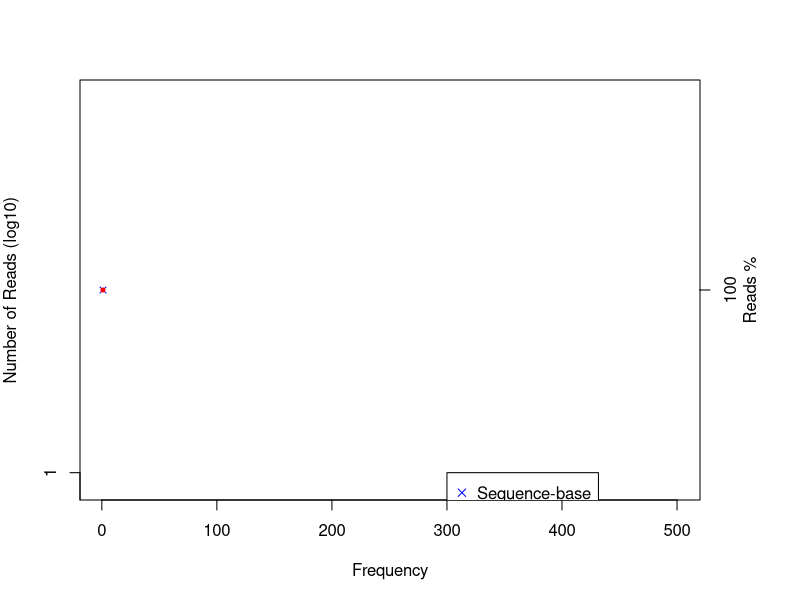

This figure's R source:
pdf('output.DupRate_plot.pdf')
par(mar=c(5,4,4,5),las=0)
seq_occ=c(1)
seq_uniqRead=c(40)
pos_occ=c(1)
pos_uniqRead=c(40)
plot(pos_occ,log10(pos_uniqRead),ylab='Number of Reads (log10)',xlab='Frequency',pch=4,cex=0.8,col='blue',xlim=c(1,500),yaxt='n')
points(seq_occ,log10(seq_uniqRead),pch=20,cex=0.8,col='red')
ym=floor(max(log10(pos_uniqRead)))
legend(300,ym,legend=c('Sequence-base','Mapping-base'),col=c('blue','red'),pch=c(4,20))
axis(side=2,at=0:ym,labels=0:ym)
axis(side=4,at=c(log10(pos_uniqRead[1]),log10(pos_uniqRead[2]),log10(pos_uniqRead[3]),log10(pos_uniqRead[4])), labels=c(round(pos_uniqRead[1]*100/sum(pos_uniqRead)),round(pos_uniqRead[2]*100/sum(pos_uniqRead)),round(pos_uniqRead[3]*100/sum(pos_uniqRead)),round(pos_uniqRead[4]*100/sum(pos_uniqRead))))
mtext(4, text = "Reads %", line = 2)
dev.off()
